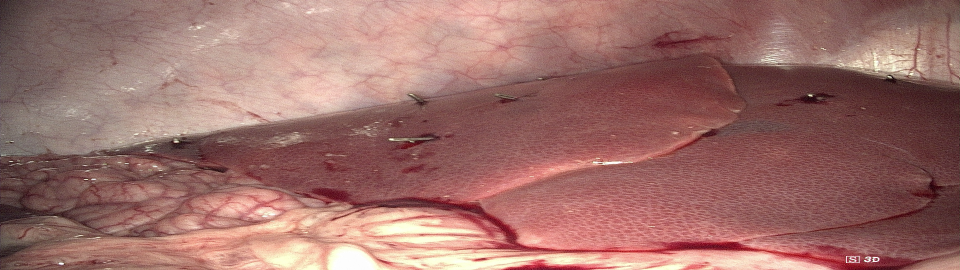
#> input picture JuanScripts/StructureFromMotionExp/sample_data/right_0000.png, 1920 x 540 px, found by its file name (shown at 1/2 size)
$ python sfm_exp.py
#> lines starting #> are read from the running program, lines starting #| are printed output that depends on the picture; after the words box and inside, x2 and y2 are one past the last pixel; in counts of white or black regions, pixels touching at a corner belong together; long printed decimals are rounded
from pathlib import Path

import cv2
import matplotlib.pyplot as plt
import numpy as np


def load_images():
    root_path = "/media/juan95/b0ad3209-9fa7-42e8-a070-b02947a78943/home/camma/JuanData/PigDataset/Pig_dataset/01/video/downsample_motion_1/"
    root_path = Path(root_path)
    right_path = root_path / "left_frames" / "left_0000.png"
    left_path = root_path / "right_frames" / "right_0000.png"

    left_img = cv2.imread(str(left_path))
    right_img = cv2.imread(str(right_path))

    return left_img, right_img


# SIFT features and matching
#############################


def compute_sift_features(img):
    sift = cv2.SIFT_create()
    keypoints, descriptors = sift.detectAndCompute(img, None)
    return keypoints, descriptors


def match_features(desc1, desc2):
    bf = cv2.BFMatcher(cv2.NORM_L2, crossCheck=True)
    matches = bf.match(desc1, desc2)
    matches = sorted(matches, key=lambda x: x.distance)
    return matches


# Fundamental matrix calculations
#################################
def fundamental_matrix_error(F, inlier_pts1, inlier_pts2):
    ones = np.ones((inlier_pts1.shape[0], 1))
    pts1_hom = np.hstack([inlier_pts1, ones])  # Convert to homogeneous coordinates
    pts2_hom = np.hstack([inlier_pts2, ones])

    errors = np.abs(np.sum(pts2_hom.T * (F @ pts1_hom.T), axis=0))
    mean_error = np.mean(errors)
    std_error = np.std(errors)
    max_error = np.max(errors)

    print("Fundamental matrix error report:")
    print(f"Error: {mean_error: 0.5f}\u00b1{std_error: 0.5f}")
    print(f"Max error: {max_error: 0.5f} min error: {np.min(errors): 0.5f}")

    return mean_error, std_error


def compute_fundamental_matrix(kp1, kp2, matches):
    if len(matches) < 8:
        raise ValueError("Not enough matches to compute the fundamental matrix")

    pts1 = np.float32([kp1[m.queryIdx].pt for m in matches])
    pts2 = np.float32([kp2[m.trainIdx].pt for m in matches])

    F, mask = cv2.findFundamentalMat(pts1, pts2, cv2.FM_RANSAC)

    # Extract inlier points
    print(f"Inlier values: {mask.sum()}/{mask.size}")
    inlier_pts1 = pts1[mask.ravel() == 1]
    inlier_pts2 = pts2[mask.ravel() == 1]

    fundamental_matrix_error(F, inlier_pts1, inlier_pts2)

    return F, inlier_pts1, inlier_pts2


def stereo_rectify_uncalibrated(left_img, right_img, inliers_pts1, inliers_pts2, F):
    w1, h1 = left_img.shape[1], left_img.shape[0]
    retval, H1, H2 = cv2.stereoRectifyUncalibrated(
        inliers_pts1, inliers_pts2, F, (w1, h1)
    )
    rectified_left = cv2.warpPerspective(left_img, H1, (w1, h1))
    rectified_right = cv2.warpPerspective(right_img, H2, (w1, h1))
    concat = np.concatenate((rectified_left, rectified_right), axis=0)

    window_name = "window"
    cv2.namedWindow(window_name, cv2.WINDOW_NORMAL)
    cv2.imshow(window_name, concat)
    cv2.waitKey(0)
    cv2.destroyAllWindows()


# Visualize matches
#####################
def draw_epilines(img1, F, pts1, pts2):
    lines1 = cv2.computeCorrespondEpilines(pts2.reshape(-1, 1, 2), 2, F).reshape(-1, 3)
    img1_epilines = img1.copy()

    for r, pt1 in zip(lines1, pts1):
        color = tuple(np.random.randint(0, 255, 3).tolist())
        x0, y0 = map(int, [0, -r[2] / r[1]])
        x1, y1 = map(int, [img1.shape[1], -(r[2] + r[0] * img1.shape[1]) / r[1]])
        img1_epilines = cv2.line(img1_epilines, (x0, y0), (x1, y1), color, 1)
        img1_epilines = cv2.circle(
            img1_epilines, tuple(pt1.astype(np.uint)), 5, color, -1
        )

    img1_epilines = cv2.cvtColor(img1_epilines, cv2.COLOR_BGR2RGB)
    plt.imshow(img1_epilines), plt.show()


def draw_matches(img1, kp1, img2, kp2, matches):
    matched_img = cv2.drawMatches(
        img1,
        kp1,
        img2,
        kp2,
        matches[:50],
        None,
        flags=cv2.DrawMatchesFlags_NOT_DRAW_SINGLE_POINTS,
    )
    plt.figure(figsize=(12, 6))
    plt.imshow(matched_img, cmap="gray")
    plt.axis("off")
    plt.show()


def main():
    left_img, right_img = load_images()
#> in load_images, left_img is the input picture: shape (540, 1920, 3); mean B, G, R 105.9, 111.3, 157.1
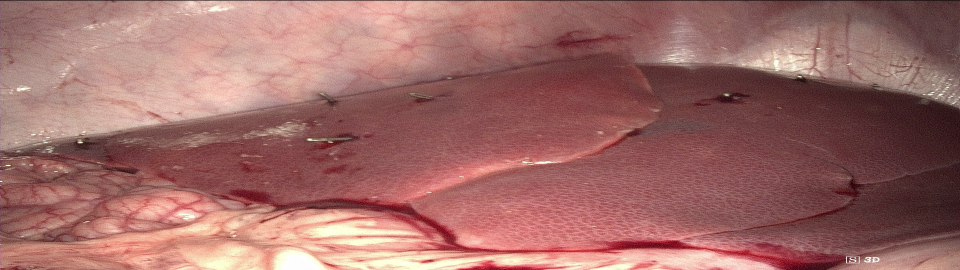
#> input picture JuanScripts/StructureFromMotionExp/sample_data/left_0000.png, 1920 x 540 px, found by its file name (shown at 1/2 size)
#> in load_images, right_img is the input picture: shape (540, 1920, 3); mean B, G, R 103.5, 107.5, 159.3

    kp1, desc1 = compute_sift_features(left_img)
#> in compute_sift_features, `keypoints, descriptors = sift.detectAndCompute(img, None)`: keypoints = 3148 keypoints; strongest (x, y, size): (1621, 191, 4), (1781, 154, 2), (1730, 521, 2.6), (1777, 153, 2.1)
#> kp1 has the same summary as keypoints in compute_sift_features
    kp2, desc2 = compute_sift_features(right_img)
#> in compute_sift_features (call 2), `keypoints, descriptors = sift.detectAndCompute(img, None)`: keypoints = 2367 keypoints; strongest (x, y, size): (1700, 517, 2.2), (619, 279, 3.9), (160, 284, 4.1), (1699, 523, 2)
#> kp2 has the same summary as keypoints in compute_sift_features
    matches = match_features(desc1, desc2)
#> in match_features, `matches = bf.match(desc1, desc2)`: matches = 974 matches
#> matches = 974 matches

    F, inliers_pts1, inliers_pts2 = compute_fundamental_matrix(kp1, kp2, matches)
#> in compute_fundamental_matrix, `pts1 = np.float32([kp1[m.queryIdx].pt for m in matches])`: pts1 = 974 pairs, first value 3.75 to 1912, second value 6.11 to 536.9
#> in compute_fundamental_matrix, `pts2 = np.float32([kp2[m.trainIdx].pt for m in matches])`: pts2 = 974 pairs, first value 7.09 to 1899.5, second value 2.81 to 537
#> in compute_fundamental_matrix, `F, mask = cv2.findFundamentalMat(pts1, pts2, cv2.FM_RANSAC)`: F = [[8.5e-08, -8.76e-06, 0.0037], [9.08e-06, 1.6e-06, -0.00452], [-0.00397, 0.00158, 1]]; mask = 974 values, max 1 at index 0, min 0 at index 65, mean 0.518
#| Inlier values: 505/974
#> in compute_fundamental_matrix, `inlier_pts1 = pts1[mask.ravel() == 1]`: inlier_pts1 = 505 pairs, first value 147.6 to 1903.4, second value 76.39 to 536.9
#> in compute_fundamental_matrix, `inlier_pts2 = pts2[mask.ravel() == 1]`: inlier_pts2 = 505 pairs, first value 7.09 to 1753, second value 74.83 to 537
#> in fundamental_matrix_error, `pts1_hom = np.hstack([inlier_pts1, ones])`: pts1_hom = 505 rows, first 8: [1407.5, 473.8, 1], [845.4, 389, 1], [1504.5, 489.9, 1], [1158.5, 328.3, 1], [809.5, 418.5, 1], [1649.1, 119.5, 1], [1158.5, 328.3, 1], [1313.2, 494.3, 1]
#> in fundamental_matrix_error, `pts2_hom = np.hstack([inlier_pts2, ones])`: pts2_hom = 505 rows, first 8: [1290.4, 471.8, 1], [697.5, 390.7, 1], [1386.7, 486.2, 1], [1014, 328.8, 1], [671.1, 421.4, 1], [1450.7, 118.6, 1], [1014, 328.8, 1], [1201, 493.2, 1]
#> in fundamental_matrix_error, `errors = np.abs(np.sum(pts2_hom.T * (F @ pts1_hom.T), axis=0))`: errors = 505 values, max 0.0356 at index 471, min 0 at index 230, mean 0.00584
#> in fundamental_matrix_error, `mean_error = np.mean(errors)`: mean_error = 0.00584
#> in fundamental_matrix_error, `std_error = np.std(errors)`: std_error = 0.00776
#> in fundamental_matrix_error, `max_error = np.max(errors)`: max_error = 0.0356
#| Error:  0.00584± 0.00776
#| Max error:  0.03559 min error:  0
#> inliers_pts1 has the same summary as inlier_pts1 in compute_fundamental_matrix; inliers_pts2 has the same summary as inlier_pts2 in compute_fundamental_matrix

    print(F)
#| [[ 8.50407309e-08 -8.75605953e-06  3.70446116e-03]
#|  [ 9.08235875e-06  1.60016587e-06 -4.51558349e-03]
#|  [-3.96538247e-03  1.57566136e-03  1.00000000e+00]]

    # ## Did not work!
    # stereo_rectify_uncalibrated(left_img, right_img, inliers_pts1, inliers_pts2, F)
    # ## Seems bizarre.
    draw_epilines(left_img, F, inliers_pts1, inliers_pts2)
#> in draw_epilines, `lines1 = cv2.computeCorrespondEpilines(pts2.reshape(-1, 1, 2), 2, F).r..`: lines1 = 505 rows, first 8: [0.0479, -0.999, 406.5], [-0.0911, -0.996, 463.8], [0.058, -0.998, 402], [-0.131, -0.991, 478.6], [-0.0223, -1, 436.5], [-0.245, -0.969, 517.6], [-0.131, -0.991, 478.6], [0.0753, -0.997, 394.2]
#> the loop in draw_epilines, `for r, pt1 in zip(lines1, pts1):` made 505 passes
#> (r, pt1, color, y0, y1) on passes 1 to 3: ([0.0479, -0.999, 406.5], [1407.5, 473.8], (172, 47, 117), 406, 498), ([-0.0911, -0.996, 463.8], [845.4, 389], (192, 67, 251), 465, 290), ([0.058, -0.998, 402], [1504.5, 489.9], (195, 103, 9), 402, 514)
#> pass 1, in draw_epilines, `img1_epilines = cv2.line(img1_epilines, (x0, y0), (x1, y1), color, 1)`:
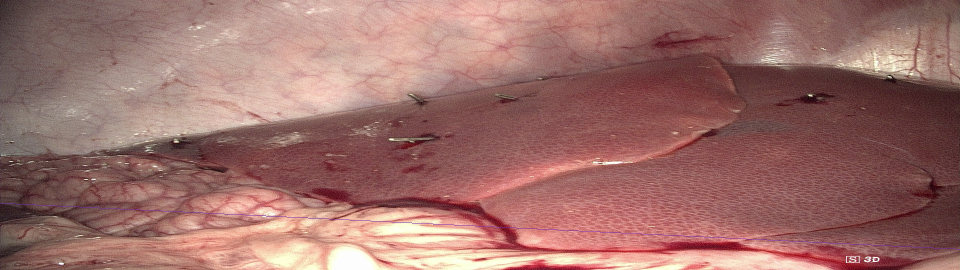
#> img1_epilines: shape (540, 1920, 3) (shown at 1/2 size); 0.19% of pixels changed, all inside (x1, y1, x2, y2) = (0, 406, 1920, 499)
#> pass 2, in draw_epilines, `img1_epilines = cv2.line(img1_epilines, (x0, y0), (x1, y1), color, 1)`:
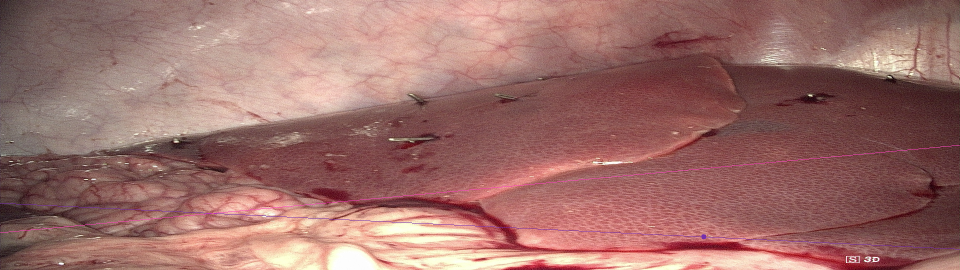
#> img1_epilines: shape (540, 1920, 3) (shown at 1/2 size); mean B, G, R 106.1, 111.1, 157.1
#> after the loop in draw_epilines, `for r, pt1 in zip(lines1, pts1):`:
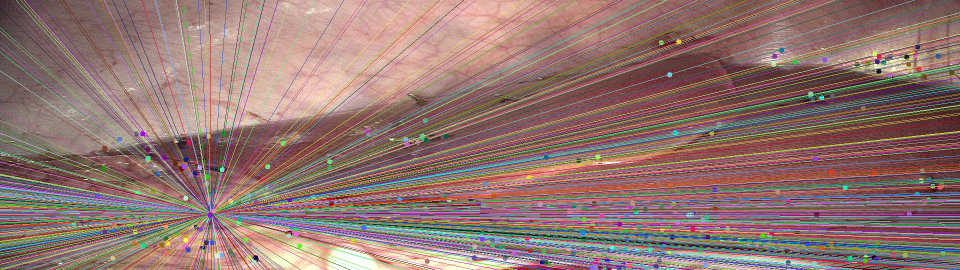
#> img1_epilines: shape (540, 1920, 3) (shown at 1/2 size); mean B, G, R 112.5, 117.6, 145.9

    K = np.array(
        [
            [700, 0, left_img.shape[1] // 2],  # Approximate intrinsic matrix
            [0, 700, left_img.shape[0] // 2],
            [0, 0, 1],
        ]
    ).astype(float)
    E = K.T @ F @ K
#> E = [[0.0417, -4.29, 0.995], [4.45, 0.784, 3.24], [-1, -4.48, 0.235]]

    retval, R, T, mask = cv2.recoverPose(E, inliers_pts1, inliers_pts2, K)
#> retval = 294; R = [[0.989, 0.038, -0.142], [-0.0455, 0.998, -0.0495], [0.14, 0.0554, 0.989]]; T = [-0.698, 0.164, 0.697]; mask = 505 values, max 255 at index 1, min 0 at index 0, mean 148.5
    print("Rotation Matrix:\n", R)
#| Rotation Matrix:
#|  [[ 0.9891  0.038 -0.1424]
#|  [-0.04546  0.9977 -0.04947]
#|  [ 0.1402  0.0554  0.9886]]
    print("Translation Vector:\n", T)
#| Translation Vector:
#|  [[-0.6979]
#|  [ 0.1635  ]
#|  [ 0.6972]]

    ## Triangulate points and calculate reprojection error
    P1 = K @ np.hstack([np.eye(3), np.zeros((3, 1))])
    P2 = K @ np.hstack([R, T])
#> P2 = [[826.9, 79.78, 849.4, 180.8], [6.03, 713.4, 232.3, 302.7], [0.14, 0.0554, 0.989, 0.697]]
    points_4d = cv2.triangulatePoints(P1, P2, inliers_pts1.T, inliers_pts2.T)
    points_3d = points_4d[:3] / points_4d[3]
    points_3d = points_3d.T
#> points_3d = 505 rows, first 8: [-31.71, -17.12, -49.91], [-0.998, 1.14, 6.12], [-18.25, -8.77, -23.61], [3.1, 1.21, 10.82], [-1.62, 1.73, 7.52], [21.53, -4.09, 21.73], [3.1, 1.21, 10.82], [-50.71, -37.44, -101.6]

    # Reproject points
    reprojected_pts1, _ = cv2.projectPoints(
        points_3d, np.zeros((3, 1)), np.zeros((3, 1)), K, None
    )
#> reprojected_pts1 = 505 rows, first 8: [1404.7, 510.1], [845.9, 400.8], [1501.2, 530], [1160.5, 348.2], [809, 431.2], [1653.8, 138.1], [1160.5, 348.2], [1309.4, 528]
    reprojected_pts2, _ = cv2.projectPoints(points_3d, R, T, K, None)
#> reprojected_pts2 = 505 rows, first 8: [1291.7, 438.5], [696.3, 379.9], [1388.5, 449.5], [1011.4, 310.8], [670.6, 409.4], [1446.4, 102.5], [1011.4, 310.8], [1203, 461.9]

    # Compute reprojection error
    error1 = np.linalg.norm(inliers_pts1 - reprojected_pts1.squeeze(), axis=1)
#> error1 = 505 values, max 54.65 at index 255, min 0.00414 at index 303, mean 19.93
    error2 = np.linalg.norm(inliers_pts2 - reprojected_pts2.squeeze(), axis=1)
#> error2 = 505 values, max 49.54 at index 370, min 0.00367 at index 303, mean 18.34
    errors = np.concatenate((error1, error2))
#> errors = 1010 values, max 54.65 at index 255, min 0.00367 at index 808, mean 19.13

    print(
        f"Mean Reprojection Error: {np.mean(errors):0.04f}\u00b1{np.std(errors):0.04f}"
    )
#| Mean Reprojection Error: 19.1333±14.5985
    print(
        f"max {np.max(errors):0.04f} min {np.min(errors):0.04f} median {np.median(errors):0.04f}"
    )
#| max 54.6540 min 0.0037 median 20.3144

    # [7 lines of commented-out code are left out]


if __name__ == "__main__":
    main()
